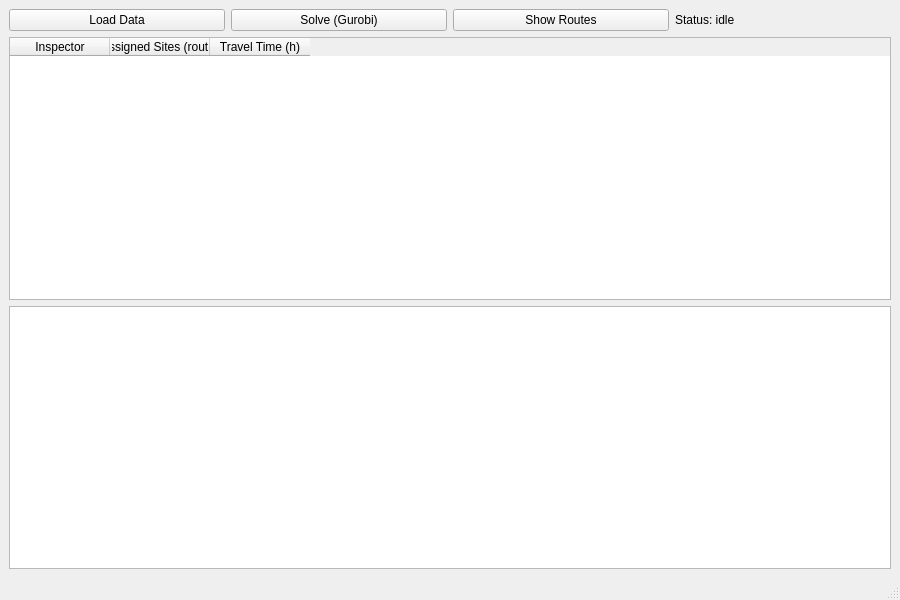
<?xml version="1.0" encoding="UTF-8"?>
<ui version="4.0">
 <class>MainWindow</class>
 <widget class="QMainWindow" name="MainWindow">
  <property name="geometry">
   <rect>
    <x>0</x>
    <y>0</y>
    <width>900</width>
    <height>600</height>
   </rect>
  </property>
  <property name="windowTitle">
   <string>Inspection Routing</string>
  </property>
  <widget class="QWidget" name="centralwidget">
   <layout class="QVBoxLayout" name="verticalLayout">
    <item>
     <layout class="QHBoxLayout" name="topRow">
      <item>
       <widget class="QPushButton" name="btnLoadData">
        <property name="text">
         <string>Load Data</string>
        </property>
       </widget>
      </item>
      <item>
       <widget class="QPushButton" name="btnSolve">
        <property name="text">
         <string>Solve (Gurobi)</string>
        </property>
       </widget>
      </item>
      <item>
       <widget class="QPushButton" name="btnShowRoutes">
        <property name="text">
         <string>Show Routes</string>
        </property>
       </widget>
      </item>
      <item>
       <widget class="QLabel" name="lblStatus">
        <property name="text">
         <string>Status: idle</string>
        </property>
       </widget>
      </item>
     </layout>
    </item>
    <item>
     <widget class="QTableWidget" name="tableAssignments">
      <property name="columnCount">
       <number>3</number>
      </property>
      <property name="rowCount">
       <number>0</number>
      </property>
      <column>
       <property name="text">
        <string>Inspector</string>
       </property>
      </column>
      <column>
       <property name="text">
        <string>Assigned Sites (route)</string>
       </property>
      </column>
      <column>
       <property name="text">
        <string>Travel Time (h)</string>
       </property>
      </column>
     </widget>
    </item>
    <item>
     <widget class="QGraphicsView" name="mapView">
      <property name="minimumHeight">
       <number>300</number>
      </property>
     </widget>
    </item>
   </layout>
  </widget>
  <widget class="QMenuBar" name="menubar"/>
  <widget class="QStatusBar" name="statusbar"/>
 </widget>
 <resources/>
 <connections/>
</ui>
